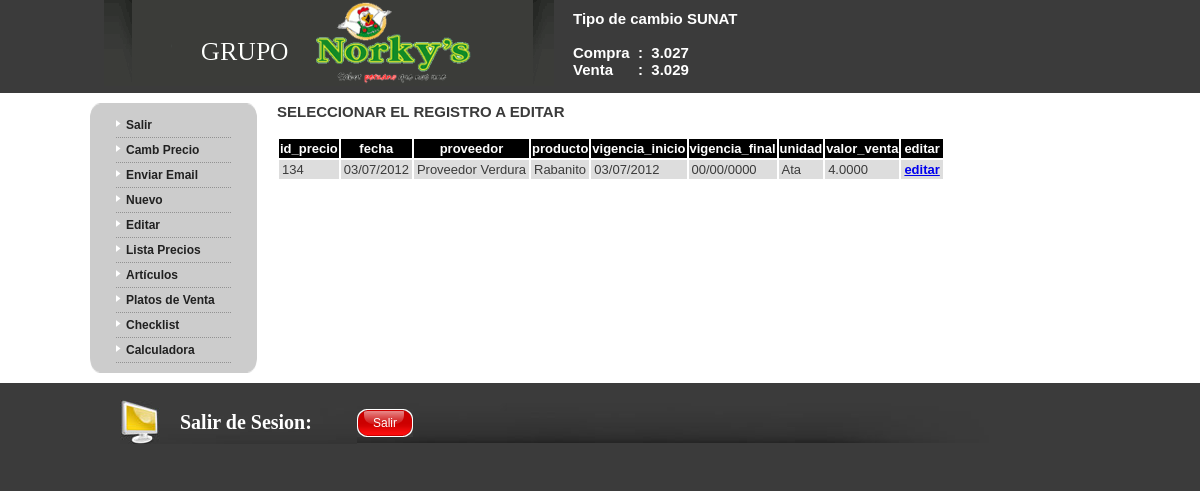
Page /index.php?modulo=edicion&pagina=seleccionar&id=67 (signed in) on the committed database.
### tables this page shows
CREATE TABLE `tcambio_sunat` (
  `id_tcambio_sunat` int(11) NOT NULL AUTO_INCREMENT,
  `cambio_compra` float NOT NULL,
  `cambio_venta` float NOT NULL,
  PRIMARY KEY (`id_tcambio_sunat`)
);

CREATE TABLE `proveedores` (
  `id_proveedor` int(11) NOT NULL AUTO_INCREMENT,
  `proveedor` varchar(30) NOT NULL,
  PRIMARY KEY (`id_proveedor`),
  UNIQUE KEY `proveedor` (`proveedor`)
);

CREATE TABLE `productos` (
  `id_producto` int(11) NOT NULL AUTO_INCREMENT,
  `producto` varchar(30) NOT NULL,
  PRIMARY KEY (`id_producto`),
  UNIQUE KEY `producto` (`producto`)
);

### modulos/edicion/controlador/seleccionar.php (called while the page is built, shortened)
<?php
	if(isset($_GET["id"])) {
		$id = addslashes(trim($_GET["id"]));
	}
	if((is_editor()) || (is_admin())) {
		$query = "SELECT id_precio, fecha, proveedor, producto, vigencia_inicio, vigencia_final, unidad, valor_venta FROM ".
		"(SELECT id_precio, id_prov_prod, fecha, vigencia_inicio, vigencia_final, unidad, valor_venta FROM precios WHERE id_prov_prod=$id) AS d ".
	    "INNER JOIN proveedores_productos AS c ON c.id_prov_prod = d.id_prov_prod ".
    	"INNER JOIN proveedores AS a ON c.id_proveedor = a.id_proveedor ".
    	"INNER JOIN productos AS b ON c.id_producto = b.id_producto ".
    	"ORDER BY id_precio DESC LIMIT 10";
		$producto_precios = select_list_edit($query, $db);
	}
	require_once "temas/$tema/tema.php";
?>

### modulos/edicion/index.php (called while the page is built, shortened)
<?php
switch($pagina){
	case "seleccionar":
		$controlador = $pagina.".php";
		break;
}
require_once "controlador/$controlador";
?>

### index.php (called while the page is built, shortened)
<?php
	$modulo = "principal";
	if(isset($_GET["modulo"])){
		$modulo = addslashes(trim($_GET["modulo"]));
	}
	require_once "modulos/$modulo/index.php";
?>

### modelo/lista.php (called while the page is built, shortened)
<?php
function tcambio_sunat()
{
	$fid = mysql_query("SELECT cambio_compra, cambio_venta FROM tcambio_sunat WHERE id_tcambio_sunat=1");
	$rs = mysql_fetch_assoc($fid);
	return $rs;
}
?>

### modelo/modelo.php (called while the page is built, shortened)
<?php
function select_list_edit($query, $db)
{
	$data = rs_table($query,$db);
	return $data;
}
?>

### temas/menuizquierda/controlador/tcambio_sunat.php (the view)
<?php
	require_once "modelo/lista.php";
	$cambio = tcambio_sunat();
	$compra = $cambio["cambio_compra"];
	$venta = $cambio["cambio_venta"];
	echo "<p>Tipo de cambio SUNAT</p><br />\n";
	echo "<p>Compra&nbsp; : &nbsp;".$compra."</p>\n";
	echo "<p>Venta &nbsp; &nbsp; &nbsp;: &nbsp;".$venta."</p>";
?>

### lib/php/funciones.php (shortened to what this page needs)
<?php
function rs_table($query,$db)
{
	$rs = array();
	if(isset($GLOBALS["debug"]) && $GLOBALS["debug"]){
		$fetch = mysql_query($query) or die (mysql_error()."<br />".$query);
	}else{
		$fetch = mysql_query($query) or die ("error en la consulta");
	}
	while($row = mysql_fetch_assoc($fetch)){
		$rs[] = $row;
	}
	return $rs;
}
function data_to_table_mod($data,$headers=array(),$urle,$id, $link)
{
	for($i=0;$i<count($data);$i++){
		$data[$i]["$link"]="<a href='$urle".$data[$i][$id]."'>$link</a>";
	}
	if(!empty($data)){
		echo "<table class='tabla'>\n";
		echo "<tr class='fila_cabecera'>\n";
		if(!empty($headers)){
			foreach($headers as $header){
				echo "<th class='celda_cabecera'>".$header."</th>\n";
			}
		}else{
			foreach($data[0] as $header=>$dato){
				echo "<th class='celda_cabecera'>".$header."</th>\n";
			}
		}
		echo "</tr>\n";
		foreach($data as $fila) {
			echo "<tr class='fila'>\n";
			foreach($fila as $dato){
				if (validafecha($dato)) {
					echo "<td class='celda'>".cform_fecha($dato)."</td>\n";
				}else{
					echo "<td class='celda'>".$dato."</td>\n";
				}
			}
			echo "</tr>\n";
		}
		echo "</table>\n";
	}
}
function cform_fecha($form_fecha)
{
	$cua = substr($form_fecha,0,4);
	if(preg_match('/\//',$cua)) {
		$nffecha=substr($form_fecha,6,4)."/".substr($form_fecha,3,2)."/".substr($form_fecha,0,2);
	}else{
		$nffecha=substr($form_fecha,8,2)."/".substr($form_fecha,5,2)."/".substr($form_fecha,0,4);
	}
	return $nffecha;
}
function validafecha($fecha)
{
	if (preg_match('/^\d{4}\-\d{1,2}\-\d{1,2}$/', $fecha)) {
    	return true;
	}
}
?>

### temas/menuizquierda/css/menuizquierda.css (style rules this page uses)
body { background-color:#3B3B3B; color:#A4A4A4; padding:0px; margin:0px; font:13px/17px Verdana, Arial, Helvetica, sans-serif; }
div, ul, li, h1, h2, h3, h4, p, img { margin:0px; padding:0px; }
#body a { font-size: 13px; font-weight: bold; }
#body table { padding-bottom: 10px; }
.fila { color: #3B3B3B; }
.fila:nth-child(even) { background-color: #dddddd; }
#body th { color: #fff; background-color: #000; }
#body td { padding: 1px 3px; }

### rows in the picture
tcambio_sunat: cambio_compra "3.027", cambio_venta "3.029"
proveedores: dato "134", dato "03/07/2012", proveedor "Proveedor Verdura", productos.producto "Rabanito", dato "00/00/0000", dato "Ata", dato "4.0000"

### other values in the picture
$header "id_precio"
$header "fecha"
$header "proveedor"
$header "producto"
$header "vigencia_inicio"
$header "vigencia_final"
$header "unidad"
$header "valor_venta"
$header "editar"
